Frame 1 (no input): blank canvas, image omitted
Frame 60 (the mouse pressed at the canvas centre just before this capture): blank canvas, image omitted
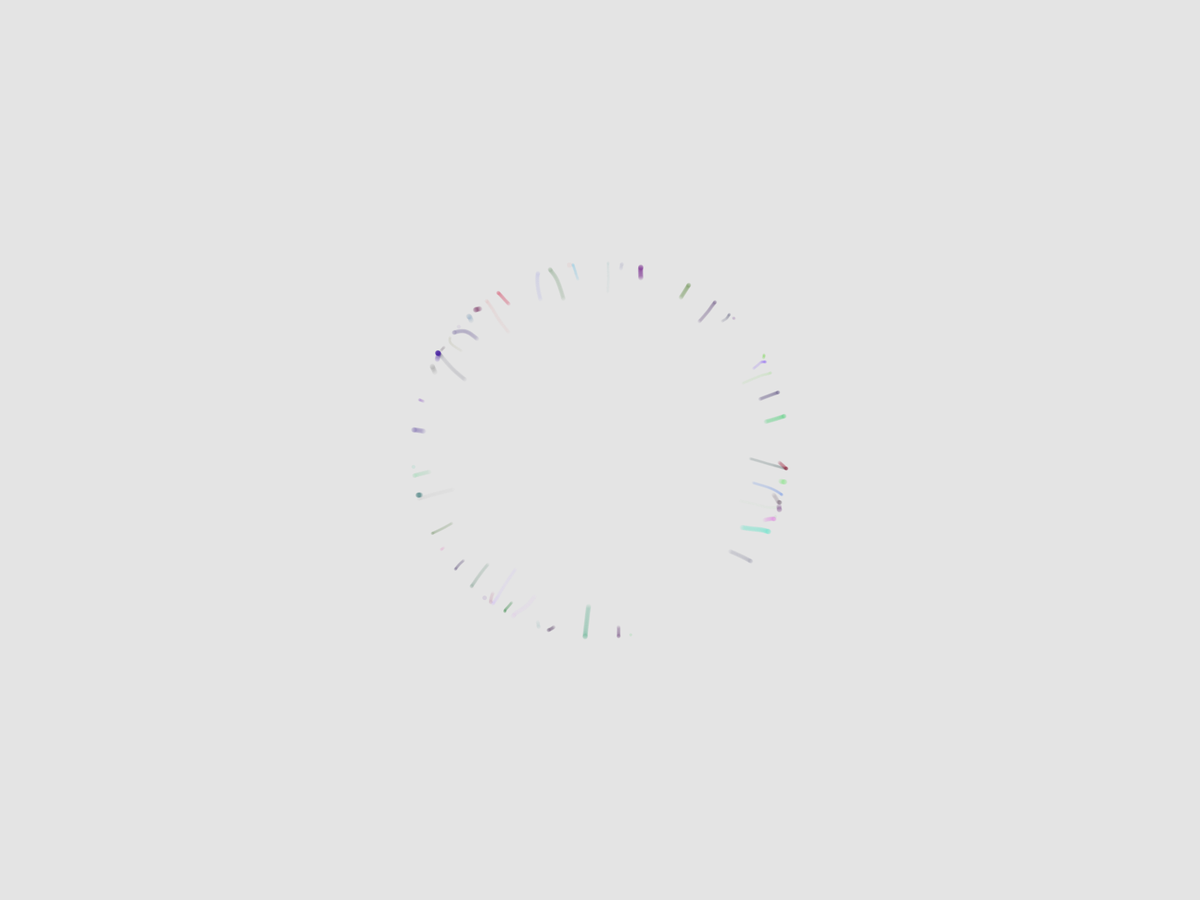
Frame 120 (the mouse held since frame 60 and released just before this capture)

The Processing sketch whose frames 1 and 60 were blank and that drew this single picture after the mouse press (run headless with seeded random() and noise(); from frame 60 on, the mouse is pressed at the canvas centre):

// Processing sketch: build
// ── build.pde
// Processes - Day 163
// Prayash Thapa - June 11, 2016

import java.util.Iterator;

int count = 0;
int radius = 250;
int maxParticles = 200;
ArrayList particles;

Gravity gravity;
boolean dragging;

// ************************************************************************************

void setup() {
  background(#E4E4E4);
  fullScreen();
  gravity = new Gravity();
  particles = new ArrayList();
}

// ************************************************************************************

void draw() {
  gravity.exist();

  for (Iterator it = particles.iterator();  it.hasNext();) {
    Particle particle = (Particle) it.next();
    particle.exist();
  }

  // Only generate particles if mouse pressed!
  if (dragging) {
    float angle = random(0, TWO_PI);
    float x = width/2 + cos(angle) * radius;
    float y = height/2 + sin(angle) * radius;

    particles.add(new Particle(count, particles, x, y));
    count++;
  }
}

void mousePressed() {
  dragging = true;
}

void mouseReleased() {
  dragging = false;
}

void keyPressed() {
  if (key == ' ') background(#E4E4E4);
}

// ************************************************************************************

class Gravity {
  int index;

  float x, y;

  float damp;
  float E, R, F, P, A;
  float Q, M;

  Gravity() {
    x = width/2;
    y = height/2;

    M = 0.005;
    Q = 0.01;

    damp = 0.97;
  }

  void exist() {
    attractParticles();
    render();
  }

  void attractParticles() {

    for (Iterator it = particles.iterator(); it.hasNext();) {
      Particle me = (Particle) it.next();

      R = dist(x, y, me.x, me.y);
      M = 0.05 * ((R/100.0));
      Q = M * 2.0;
      E = me.Q / (R * R);
      P = abs(Q) * abs(me.Q) / pow(R, 3);
      F = (Q * E) + P;
      A = (F/M) * 6.0;

      if (R > 50) {
        me.xv += A * (x - me.x);
        me.yv += A * (y - me.y);
      } else if (R > 2.0 && R < 50) {
        me.xv -= A * (x - me.x);
        me.yv -= A * (y - me.y);
      }
    }
  }

  void render() {
    // fill(0);
    // ellipse(x, y, 20, 20);
  }
}

// ************************************************************************************

class Particle {
  int index;

  float x, y;
  float xv, yv;
  float radius;

  float damp;
  float E, R, F, P, A;
  float Q, M;
  float hue, saturation, lightness, alpha;

  boolean gone;

  ArrayList parent;

  Particle(int sentIndex, ArrayList parentSent, float xSent, float ySent) {
    index     = sentIndex;
    parent    = parentSent;
    radius    = (int) random(4, 8);
    M         = .5;
    Q         = 2;
    damp      = .9;

    x         = (float)xSent;
    y         = (float)ySent;
    hue       = random(55, 255);
    saturation= random(55, 255);
    lightness = random(55, 255);
    alpha     = random(1, 20);
  }

  void exist() {
    repelParticles();
    move();
    render();
  }

  void repelParticles() {
    for (Iterator it = parent.iterator(); it.hasNext(); ) {
      Particle me = (Particle) it.next();
      if (me != this) {
        R = dist(x, y, me.x, me.y);
        E = me.Q/(R * R);
        P = Q * me.Q / pow(R,6);
        F = (Q * E) + P;
        A = (F/M) * 2.0;

        if (R > 2.0) {
          xv += A * (x - me.x) / R;
          yv += A * (y - me.y) / R;
        }
      }
    }
    xv *= damp;
    yv *= damp;
  }

  void move() {
    x += xv;
    y += yv;
  }

  void render() {
    colorMode(HSB, 255);
    fill(hue, saturation, lightness, alpha);
    noStroke();
    ellipse(x, y, radius, radius);
  }
}
